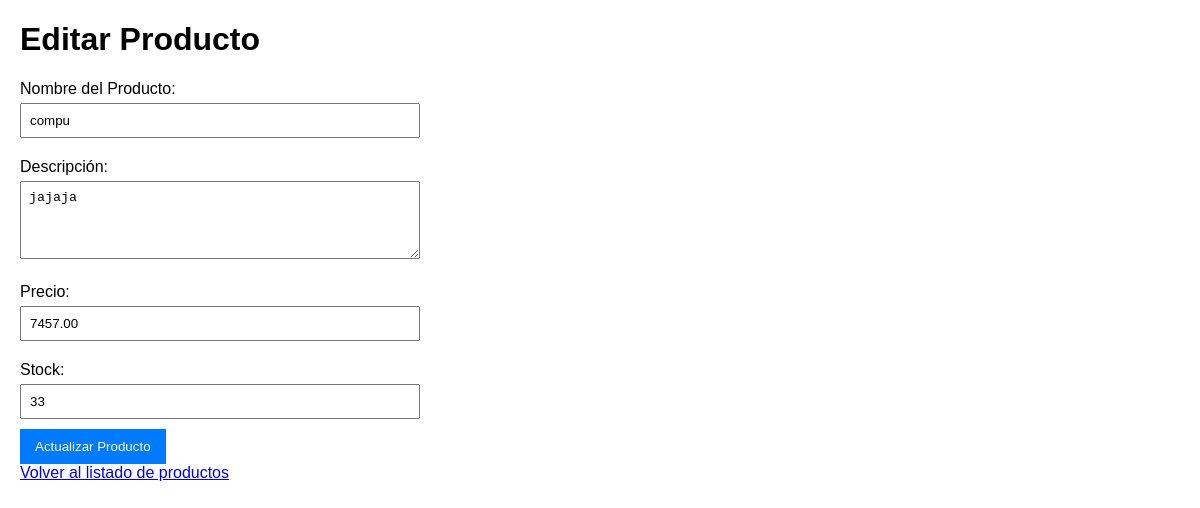
/editar/3/, run on the app's committed database.
### app_producto/models.py (models this page shows, shortened)
class Producto(models.Model):
    nombre = models.CharField(max_length=100)
    descripcion = models.TextField(blank=True, null=True)
    precio = models.DecimalField(max_digits=10, decimal_places=2)
    stock = models.IntegerField(default=0)
    fecha_creacion = models.DateTimeField(auto_now_add=True)
    fecha_actualizacion = models.DateTimeField(auto_now=True)
    class Meta:
        ordering = ['nombre'] # Ordena los productos por nombre por defecto

### app_producto/views.py (the view, shortened to what this page needs)
# urls.py: path('editar/<int:id>/', views.editar_producto, name='editar_producto'),
def editar_producto(request, id):
    producto = get_object_or_404(Producto, id=id)
    return render(request, 'editar_producto.html', {'producto': producto})

### app_producto/templates/editar_producto.html (shortened to what this page needs)
<!DOCTYPE html>
<html lang="es">
<head>
</head>
<body>
    <h1>Editar Producto</h1>
    <form method="post">
        <label for="nombre">Nombre del Producto:</label>
        <input type="text" id="nombre" name="nombre" value="{{ producto.nombre }}" required>
        <label for="descripcion">Descripción:</label>
        <textarea id="descripcion" name="descripcion" rows="4" required>{{ producto.descripcion }}</textarea>
        <label for="precio">Precio:</label>
        <input type="number" id="precio" name="precio" value="{{ producto.precio }}" step="0.01" min="0" required>
        <label for="stock">Stock:</label>
        <input type="number" id="stock" name="stock" value="{{ producto.stock }}" min="0" required>
        <button type="submit">Actualizar Producto</button>
    </form>
    <a href="/">Volver al listado de productos</a>
</body>
</html>

### app_producto/templates/editar_producto.html (style rules this page uses)
body { font-family: Arial, sans-serif; margin: 20px; }
form { max-width: 400px; }
label { display: block; margin: 10px 0 5px; }
input[type="text"], input[type="number"], textarea { width: 100%; padding: 8px; margin-bottom: 10px; box-sizing: border-box; }
button { background-color: #007BFF; color: white; padding: 10px 15px; border: none; cursor: pointer; }

### data on the page
Producto: nombre "compu", descripcion "jajaja", precio "7457.00", stock "33"
